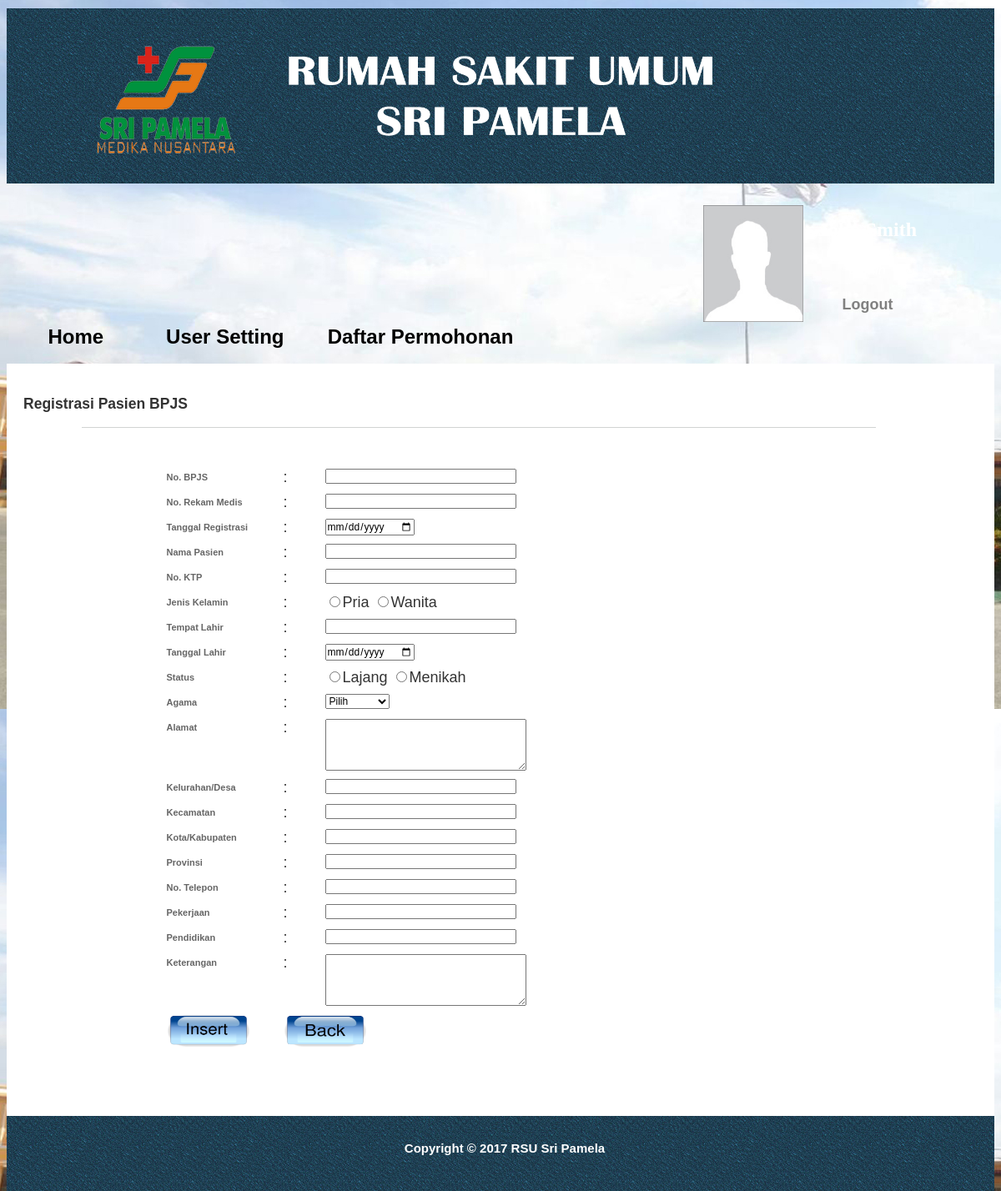
The app's page /tambah_pasien.php (signed in) with its own data.
### tables this page shows
CREATE TABLE IF NOT EXISTS `user` (
  `id` int(10) NOT NULL AUTO_INCREMENT,
  `username` varchar(20) NOT NULL,
  `password` varchar(50) NOT NULL,
  `nama` varchar(50) NOT NULL,
  `alamat` varchar(100) NOT NULL,
  `telp` varchar(12) NOT NULL,
  `email` varchar(50) NOT NULL,
  `level` enum('admin','user') NOT NULL DEFAULT 'user',
  `foto` varchar(100) NOT NULL DEFAULT 'user.jpg',
  PRIMARY KEY (`id`)
);

CREATE TABLE IF NOT EXISTS `modul` (
  `id_modul` int(10) NOT NULL AUTO_INCREMENT,
  `nama_modul` varchar(100) NOT NULL,
  `url` varchar(100) NOT NULL,
  `gambar_modul` blob NOT NULL,
  `gambar_modul_type` varchar(100) NOT NULL,
  PRIMARY KEY (`id_modul`)
);

### tambah_pasien.php (the view, shortened to what this page needs)
<html>
<head>
	<link rel="stylesheet" type="text/css" href="css/style.css" />
	<link rel="stylesheet" href="jqtransform.css"/>
	<link rel="stylesheet" href="css/style-2.css"/>
</head>
<body>
<?php
	if(isset($_SESSION["username"]))
	{
?>
	<div id="header">
		<div id="logo">
			<img src="images/img05.png" width="750px;">
		</div>
		<div id="user">
			<table>
				<tr>
					<td rowspan="3">
						<?php
						$query_select = "SELECT foto FROM user where id='$_SESSION[id]'";
						$daftar=mysql_query($query_select) or die (mysql_error());
						while($hasil = mysql_fetch_object ($daftar)){
							echo "<img src='foto/".$hasil->foto."' width='120px' height='140px' />";
						}
						?>
					</td>
					<td width="150px" height="60px" align="center"><font face="calibri" size="5"><b><?php echo "$_SESSION[nama]" ?></b></font></td>
				</tr>
				<tr>
					<td width="150px" align="center"><i><?php echo "$_SESSION[level]" ?></i></td>
				</tr>
				<tr>
					<td width="150px" align="center" id="logout"><a href="logout.php"><font color="grey">Logout</font></a></td>
				</tr>
			</table>
		</div>
	</div>
	<div id="menu">
		<div id="drop">
			<table width="100%" id="tablemenu">
				<tr>
					<td width="12%"><a href="utama.php"><font size="5">Home</font></a></td>
					<?php
						$q = mysql_query("select modul.nama_modul, modul.url from hak_akses, modul where hak_akses.level = '".$_SESSION["level"]."' and hak_akses.id_modul=modul.id_modul") or die (mysql_error());
						while($d = mysql_fetch_array($q)){
					?>
						<td width="18%"><a href = "<?php echo $d["url"]; ?>"><font size="5"><?php echo $d ["nama_modul"]; ?></font></a></td>
					<?php
						}
					?>
				</tr>
			</table>
		</div>
	</div>
	<div id="home">
	<div id="tambah_permohonan">
		<h3>Registrasi Pasien BPJS</h3>
		<div id="container1">
		<hr color ="#d1d4d3" size=1 width="95%" align="left"><br>
		<form method="post" action="insert_data.php" name="form" onsubmit = "return cekForm()">
			<fieldset>
				<dl>
					<dt><label>No. BPJS</label></dt>
					<dt id="a">:</dt>
					<dd><input type="text" name="no_bpjs" size="30"></dd>
				</dl>
				<dl>
					<dt><label>No. Rekam Medis</label></dt>
					<dt id="a">:</dt>
					<dd><input type="text" name="no_rm" size="30"></dd>
				</dl>
				<dl>
					<dt><label>Tanggal Registrasi</label></dt>
					<dt id="a">:</dt>
					<dd><input type="date" name="tgl_regis" size="30"></dd>
				</dl>
				<dl>
					<dt><label>Nama Pasien</label></dt>
					<dt id="a">:</dt>
					<dd><input type="text" name="nama" size="30"></dd>
				</dl>
				<dl>
					<dt><label>No. KTP</label></td>
					<dt id="a">:</dt>
					<dd><input type="int" name="no_ktp" size="30"></dd>
				</dl>
				<dl>
					<dt><label>Jenis Kelamin</label></td>
					<dt id="a">:</dt>
					<dd><input type="radio" name="jenis_kelamin" value="Pria">Pria
						<input type="radio" name="jenis_kelamin" value="Wanita">Wanita</dd>
				</dl>
				<dl>
					<dt><label>Tempat Lahir</label></td>
					<dt id="a">:</dt>
					<dd><input type="text" name="tempat_lahir" size="30"></dd>
				</dl>
				<dl>
					<dt><label>Tanggal Lahir</label></td>
					<dt id="a">:</dt>
					<dd><input type="date" name="tgl_lahir" size="30"></dd>
				</dl>
				<dl>
					<dt><label>Status</label></td>
					<dt id="a">:</dt>
					<dd><input type="radio" name="status" value="Lajang">Lajang
						<input type="radio" name="status" value="Menikah">Menikah</dd>
				</dl>
				<dl>
					<dt><label>Agama</label></td>
					<dt id="a">:</dt>
					<dt><select placeholder="Pilih Agama" name="agama" id="agama">
						<option selected="selected">Pilih</option>
						<option value="konghucu">Konghucu</option></select></dt>
				</dl>
				<dl>
					<dt><label>Alamat</label></td>
					<dt id="a">:</dt>
					<dd><textarea type="text" name="alamat" cols="32" rows="5"></textarea></dd>
				</dl>
				<dl>
					<dt><label>Kelurahan/Desa</label></dt>
					<dt id="a">:</dt>
					<dd><input type="text" name="kel_desa" size="30"></dd>
				</dl>
				<dl>
					<dt><label>Kecamatan</label></dt>
					<dt id="a">:</dt>
					<dd><input type="text" name="kecamatan" size="30"></dd>
				</dl>
				<dl>
					<dt><label>Kota/Kabupaten</label></td>
					<dt id="a">:</dt>
					<dd><input type="text" name="kota_kab" size="30"></dd>
				</dl>
				<dl>
					<dt><label>Provinsi</label></dt>
					<dt id="a">:</dt>
					<dd><input type="text" name="provinsi" size="30"></dd>
				</dl>
				<dl>
					<dt><label>No. Telepon</label></dt>
					<dt id="a">:</dt>
					<dd><input type="text" name="no_telp" size="30"></dd>
				</dl>
				<dl>
					<dt><label>Pekerjaan</label></dt>
					<dt id="a">:</dt>
					<dd><input type="text" name="pekerjaan" size="30"></dd>
				</dl>
				<dl>
					<dt><label>Pendidikan</label></dt>
					<dt id="a">:</dt>
					<dd><input type="text" name="pendidikan" size="30"></dd>
				</dl>
				<dl>
					<dt><label>Keterangan</label></dt>
					<dt id="a">:</dt>
					<dd><textarea type="text" name="keterangan" cols="32" rows="5"></textarea></dd>
				</dl>
				<dl>
							<dt><input type="image" src="images/button_insert.png" width ="100px" height = "40px"></dt>
							<dt><a href="daftar_pasien.php"><img src="images/button_back.png" width ="100px" height = "40px" /></a></dt>
				</dl>
			  </fieldset>
		</form>
		</div>
	</div>
	</div>
	<div id="footer">
		<center><h4><font color="white">Copyright © 2017 RSU Sri Pamela</font></h4></center>
	</div>
<?php
	}
	else
	{
?>
	<script language="javascript"> alert ("Anda belum Login!");document.location.href="index.php";
	</script>
<?php
	}
?>
</body>
</html>

### css/style.css (style rules this page uses)
a { text-decoration:none; font-weight:bold; font-size:18px; color:black; }
body { width:auto; height:auto; font-family: calibri; font-size:20px; margin:0 auto 0 auto; padding:10px 8px 0 8px; background:url(../images/gambar.jpg); }
#header { height:210px; width: auto; padding:0 px 0 8px; background:url(../images/bg-body.jpg); }
#logo { float:left; height:180px; margin:0 auto 0 auto; padding:20px 50px 0 100px; }
#user { float:right; width : 300px; margin:0 auto 0 auto; padding: 35px 50px 0 0; }
#user table { border-collapse:collapse; border: 0px solid #5f6168; color:#ffffff; }
#menu { height:auto; padding-top : 5px; padding-bottom : 5px; text-color:dwwd; }
#drop { margin:0 auto 0 auto; padding:10px; }
#tablemenu { text-align:center; padding:0 550px 0 0; }
#tablemenu td { text-align:center; }
#home { height:auto; background-color:#ffffff; }
#tambah_permohonan { height:auto; margin:0 auto 0 auto; padding:20px 25px 25px 20px; clear:both; width:auto; }
#footer { padding:10px 0 20px 10px; height:60px; background:url(../images/bg-body.jpg); }

### css/style-2.css (style rules this page uses)
body { font:15px Arial, Helvetica, sans-serif; color:#333; }
#container1 { width:1000px; margin:0 auto; }
fieldset { background:#ffffff; padding-left:100px; border:0px solid #fff; border-color:#fff #666661 #666661 #fff; margin-bottom:36px; width:800px; font-size:18px; }
input, textarea, select { font:12px/12px Arial, Helvetica, sans-serif; padding:0; }
label { font-size:11px; font-weight:bold; color:#666; }
dl { clear:both; }
dt { float:left; text-align:left; width:130px; line-height:20px; margin:0 10px 10px 0; }
dd { float:left; width:475px; line-height:20px; margin:0 0 10px 0; }
#a { float:left; text-align:left; width:40px; line-height:20px; margin:0 10px 10px 0; }

### records on screen
user: foto (placeholder picture)
modul: nama_modul "User Setting"
modul: nama_modul "Daftar Permohonan"

### other values on screen
$_SESSION[nama] "John Smith"
